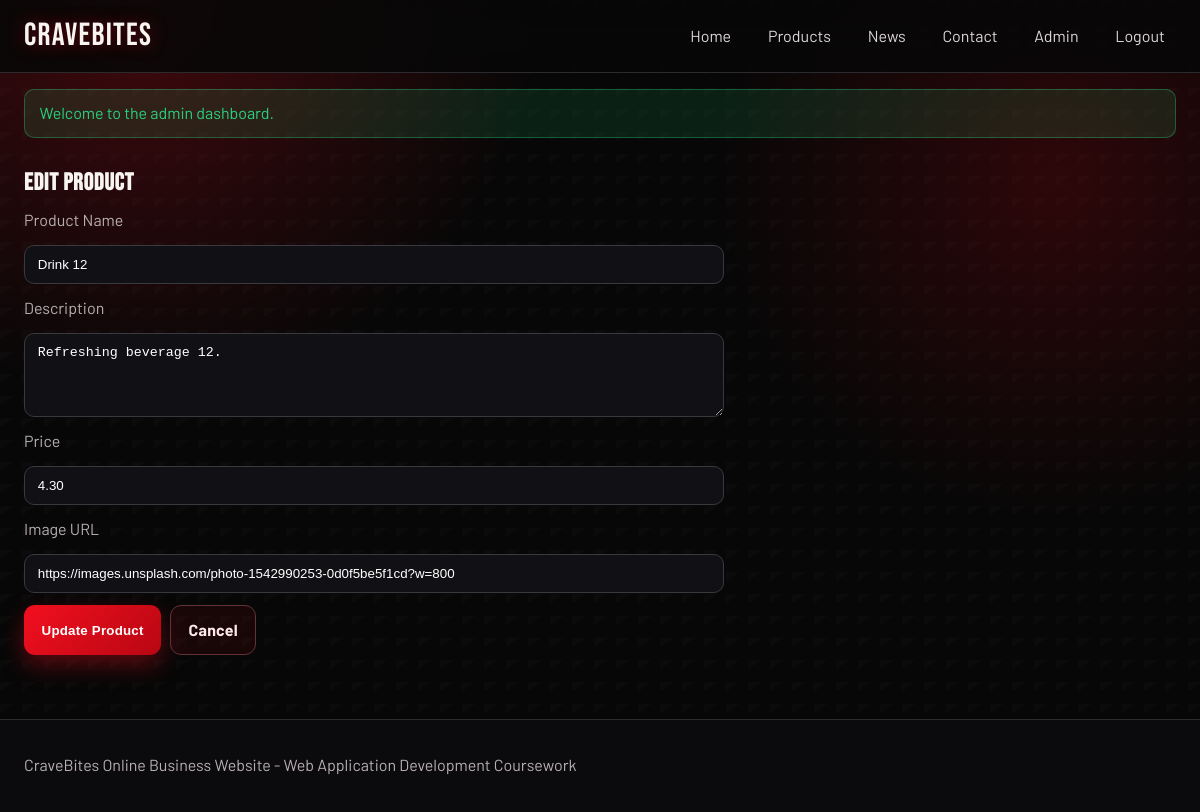
/CraveBites/admin/product_form.php?id=35 (signed in), run on an earlier commit of the app's database.
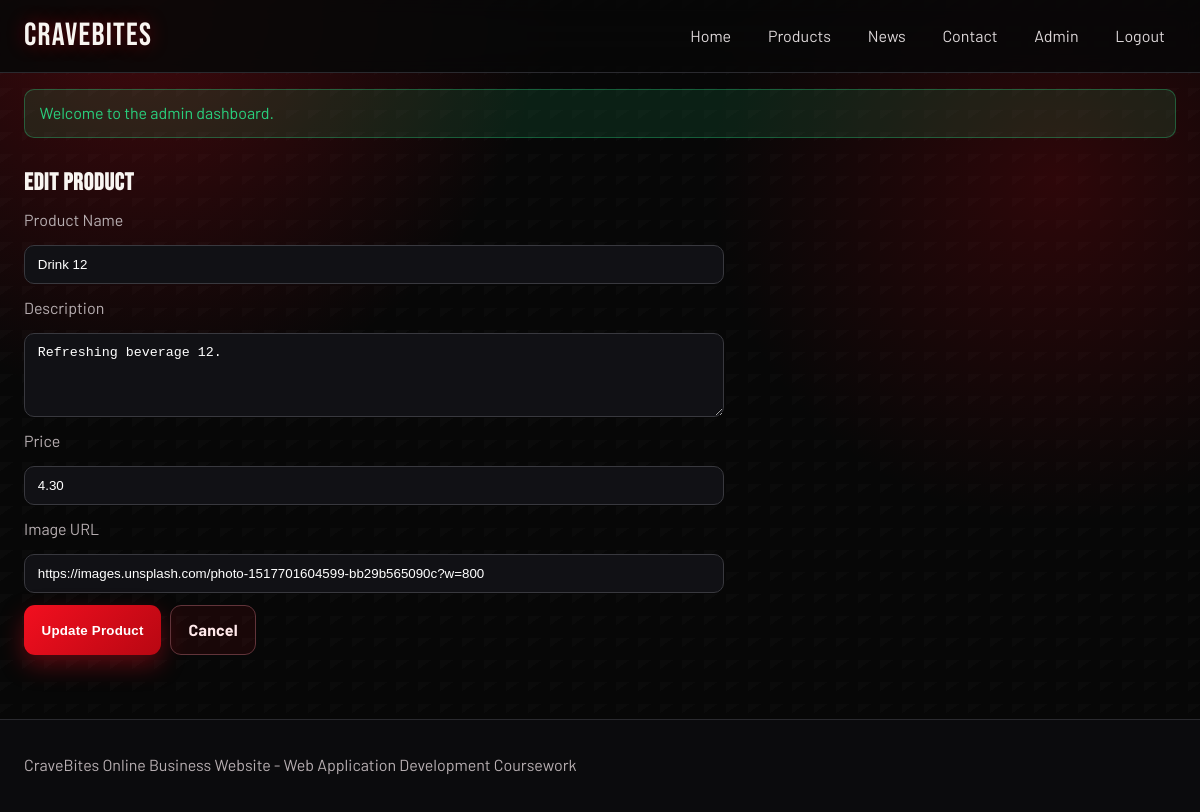
And on a later commit of the database.
### tables this page shows
CREATE TABLE IF NOT EXISTS products (
    id INT AUTO_INCREMENT PRIMARY KEY,
    name VARCHAR(120) NOT NULL,
    category VARCHAR(80) NOT NULL DEFAULT 'Main Courses',
    description TEXT NOT NULL,
    price DECIMAL(10,2) NOT NULL,
    image_url VARCHAR(300) DEFAULT NULL,
    created_at TIMESTAMP DEFAULT CURRENT_TIMESTAMP
);

### includes/functions.php (called while the page is built, shortened)
<?php
function escape(?string $value): string
{
    return htmlspecialchars($value ?? '', ENT_QUOTES, 'UTF-8');
}
function base_path(): string
{
    static $basePath = null;
    if ($basePath !== null) {
        return $basePath;
    }
    $scriptName = str_replace('\\', '/', $_SERVER['SCRIPT_NAME'] ?? '');
    $dir = str_replace('\\', '/', dirname($scriptName));
    $dir = rtrim($dir, '/');
    if (substr($dir, -6) === '/admin') {
        $dir = substr($dir, 0, -6);
    }
    $basePath = $dir;
    return $basePath;
}
function url(string $path = ''): string
{
    $base = base_path();
    return ($base !== '' ? $base : '') . '/' . ltrim($path, '/');
}
function get_flash(): ?array
{
    $flash = $_SESSION['flash'];
    return $flash;
}
function is_admin_logged_in(): bool
{
    return !empty($_SESSION['admin_logged_in']);
}

### CraveBites/admin/product_form.php (the view, shortened to what this page needs)
<?php
require_once __DIR__ . '/../includes/bootstrap.php';
$id = (int) ($_GET['id'] ?? 0);
$isEdit = $id > 0;
$product = [
    'name' => '',
    'description' => '',
    'price' => '',
    'image_url' => '',
];
if ($isEdit) {
    $stmt = $pdo->prepare('SELECT id, name, description, price, image_url FROM products WHERE id = :id');
    $stmt->execute([':id' => $id]);
    $existing = $stmt->fetch();
    $product = $existing;
}
$pageTitle = $isEdit ? 'Edit Product' : 'Add Product';
require_once __DIR__ . '/../includes/header.php';
?>
<section class="wrap section">
    <h1><?php echo escape($pageTitle); ?></h1>
    <form class="form" method="post" action="<?php echo url('admin/product_form.php' . ($isEdit ? '?id=' . $id : '')); ?>">
        <label for="name">Product Name</label>
        <input id="name" name="name" type="text" value="<?php echo escape($product['name']); ?>" required>
        <label for="description">Description</label>
        <textarea id="description" name="description" rows="4" required><?php echo escape($product['description']); ?></textarea>
        <label for="price">Price</label>
        <input id="price" name="price" type="number" step="0.01" min="0.01" value="<?php echo escape((string) $product['price']); ?>" required>
        <label for="image_url">Image URL</label>
        <input id="image_url" name="image_url" type="url" value="<?php echo escape($product['image_url']); ?>">
        <div class="row-gap">
            <button class="btn" type="submit"><?php echo $isEdit ? 'Update Product' : 'Create Product'; ?></button>
            <a class="btn btn-outline" href="<?php echo url('admin/products.php'); ?>">Cancel</a>
        </div>
    </form>
</section>
<?php require_once __DIR__ . '/../includes/footer.php'; ?>

### includes/header.php (shortened to what this page needs)
<?php
$flash = get_flash();
$currentPage = basename($_SERVER['PHP_SELF']);
$pageTitle = $pageTitle ?? 'CraveBites';
$cssPath = __DIR__ . '/../public/css/styles.css';
$cssVersion = file_exists($cssPath) ? filemtime($cssPath) : time();
?>
<!DOCTYPE html>
<html lang="en">
<head>
    <link rel="stylesheet" href="<?php echo url('public/css/styles.css?v=' . $cssVersion); ?>">
</head>
<body>
    <header class="site-header">
        <div class="wrap nav-row">
            <a class="brand" href="<?php echo url('index.php'); ?>">CraveBites</a>
            <nav class="nav" id="mainNav">
                <a class="<?php echo $currentPage === 'index.php' ? 'active' : ''; ?>" href="<?php echo url('index.php'); ?>">Home</a>
                <a class="<?php echo $currentPage === 'products.php' ? 'active' : ''; ?>" href="<?php echo url('products.php'); ?>">Products</a>
                <a class="<?php echo $currentPage === 'news.php' ? 'active' : ''; ?>" href="<?php echo url('news.php'); ?>">News</a>
                <a class="<?php echo $currentPage === 'contact.php' ? 'active' : ''; ?>" href="<?php echo url('contact.php'); ?>">Contact</a>
                <?php if (is_admin_logged_in()): ?>
                    <a href="<?php echo url('admin/dashboard.php'); ?>">Admin</a>
                    <a href="<?php echo url('admin/logout.php'); ?>">Logout</a>
                <?php else: ?>
                    <a href="<?php echo url('admin/login.php'); ?>">Admin Login</a>
                <?php endif; ?>
            </nav>
        </div>
    </header>
    <?php if ($flash): ?>
        <div class="wrap">
            <div class="alert <?php echo escape($flash['type']); ?>">
                <?php echo escape($flash['message']); ?>
            </div>
        </div>
    <?php endif; ?>
    <main>

### includes/footer.php (shortened to what this page needs)
    </main>
    <footer class="site-footer">
        <div class="wrap">
            <p>CraveBites Online Business Website - Web Application Development Coursework</p>
        </div>
    </footer>
</body>
</html>

### public/css/styles.css (style rules this page uses)
:root { --bg: #070707; --bg-elev: #0f0f10; --ink: #f8f5f1; --brand: #f20f1f; --brand-strong: #b80712; --brand-soft: #ff5d66; --card: #141416; --card-2: #1a1a1d; --muted: #b8afb2; --line: #2a2a2f; --ok: #29d17e; --danger: #ff6161; --radius: 16px; --shadow: 0 20px 50px rgba(0, 0, 0, 0.45); }
* { box-sizing: border-box; }
body { margin: 0; font-family: "Barlow", "Segoe UI", sans-serif; color: var(--ink); background: radial-gradient(circle at 12% 0%, rgba(242, 15, 31, 0.25) 0, transparent 30%), radial-gradient(circle at 88% 22%, rgba(184, 7, 18, 0.22) 0, transparent 28%), linear-gradient(145deg, rgba(255, 255, 255, 0.015) 25%, transparent 25%) 0 0 / 22px 22px, var(--bg); min-height: 100vh; line-height: 1.55; }
.wrap { width: min(1480px, 96%); margin: 0 auto; }
.site-header { position: sticky; top: 0; z-index: 50; backdrop-filter: blur(10px); background: rgba(7, 7, 7, 0.88); border-bottom: 1px solid var(--line); }
.nav-row { display: flex; align-items: center; justify-content: space-between; min-height: 72px; gap: 1rem; }
.brand { color: var(--ink); font-family: "Bebas Neue", sans-serif; font-size: 2rem; font-weight: 400; letter-spacing: 1.3px; text-decoration: none; text-shadow: 0 0 18px rgba(242, 15, 31, 0.4); }
.nav { display: flex; align-items: center; gap: 0.9rem; }
.nav a { text-decoration: none; color: #ddd7d9; padding: 0.45rem 0.7rem; border-radius: 10px; transition: background 0.25s ease, color 0.25s ease, transform 0.25s ease; }
h1, h2, h3 { font-family: "Bebas Neue", sans-serif; letter-spacing: 0.7px; margin: 0 0 0.7rem; line-height: 1.1; }
.btn { display: inline-block; border: none; cursor: pointer; text-decoration: none; background: linear-gradient(135deg, var(--brand) 0%, var(--brand-strong) 100%); color: #fff; font-weight: 700; letter-spacing: 0.2px; border-radius: 11px; padding: 0.7rem 1.1rem; box-shadow: 0 10px 24px rgba(242, 15, 31, 0.35); transition: transform 0.2s ease, filter 0.2s ease, box-shadow 0.2s ease; }
.btn-outline { border: 1px solid #62343a; background: rgba(242, 15, 31, 0.08); color: #ffe8ea; box-shadow: none; }
.section { padding: 2rem 0; }
.card-body p, .news-card p, .news-item p, .stat-card p, small, label { color: var(--muted); }
.form { max-width: 700px; display: grid; gap: 0.75rem; }
input, textarea { width: 100%; padding: 0.7rem 0.8rem; color: #fff; border: 1px solid #39393f; border-radius: 10px; background: #111115; }
.row-gap { display: flex; gap: 0.55rem; }
.alert { margin-top: 1rem; border-radius: 10px; padding: 0.7rem 0.9rem; border: 1px solid; }
.alert.success { color: var(--ok); background: rgba(41, 209, 126, 0.12); border-color: rgba(41, 209, 126, 0.35); }
.site-footer { margin-top: 2rem; border-top: 1px solid var(--line); padding: 1.1rem 0; color: var(--muted); background: #0b0b0d; }
.hero-grid, .section, .card, .news-card, .news-item, .stat-card { animation: rise-in 0.6s ease both; }

What changed in the data, as far as the page shows it:
changed products "Drink 12": image_url "https://images.unsplash.com/photo-1542990253-0d0f5be5f1cd?w=800" → "https://images.unsplash.com/photo-1517701604599-bb29b565090c?w=800"
